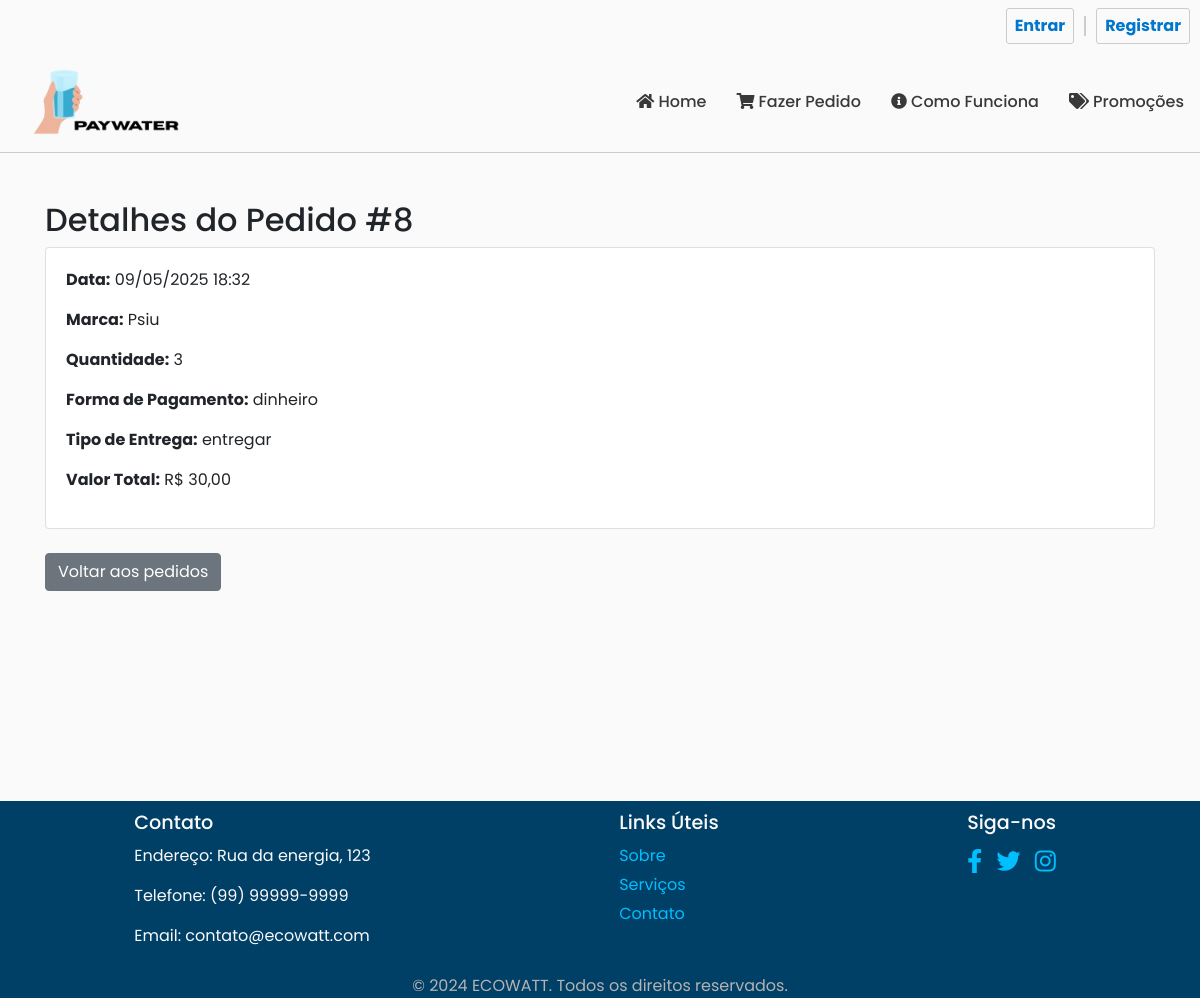
The page /user/pedido/8/ on the database its author committed.
### main_pages/models.py (models this page shows, shortened)
class Pedido(models.Model):
    usuario = models.ForeignKey(User, on_delete=models.CASCADE, related_name='pedidos')
    data_criacao = models.DateTimeField(auto_now_add=True)
    marca = models.CharField(max_length=20, choices=choice.MARCAS)
    quantidade = models.PositiveIntegerField()
    pagamento = models.CharField(max_length=20, choices=choice.PAGAMENTO)
    tipo_entrega = models.CharField(max_length=20, choices=choice.RETIRADA_ENTREGA)
    valor_total = models.DecimalField(max_digits=6, decimal_places=2, default=Decimal('0.00'))

### usuarios/views.py (the view)
# urls.py: path('pedido/<int:pedido_id>/', views.detalhes_pedido, name='detalhes_pedido'),
def detalhes_pedido(request, pedido_id):
    pedido = get_object_or_404(mainModels.Pedido, id=pedido_id)
    return render(request, 'detalhes_pedido.html', {'pedido': pedido})

### usuarios/templates/detalhes_pedido.html (shortened to what this page needs)
{% extends 'base.html' %}
{% load static %}
{% block link_extras %}
    <link rel="stylesheet" href="{% static 'css/user/perfil.css' %}">
{% endblock %}
{% block main %}
<div class="container mt-5">
    <h2>Detalhes do Pedido #{{ pedido.id }}</h2>
    <div class="card mb-4">
        <div class="card-body">
            <p><strong>Data:</strong> {{ pedido.data_criacao|date:"d/m/Y H:i" }}</p>
            <p><strong>Marca:</strong> {{ pedido.marca }}</p>
            <p><strong>Quantidade:</strong> {{ pedido.quantidade }}</p>
            <p><strong>Forma de Pagamento:</strong> {{ pedido.pagamento }}</p>
            <p><strong>Tipo de Entrega:</strong> {{ pedido.tipo_entrega }}</p>
            <p><strong>Valor Total:</strong> R$ {{ pedido.valor_total|floatformat:2 }}</p>
        </div>
    </div>
    <a href="{% url 'tabela_pedidos_cliente' %}" class="btn btn-secondary">Voltar aos pedidos</a>
</div>
{% endblock %}

### static/css/main_pages/base.css (style rules this page uses)
html, body { height: 100%; }
a { text-decoration: none; }
body { font-family: "Poppins", sans-serif; font-style: normal; background-color: var(--gray-light); margin: 0; padding: 0; }

### static/css/css-global.css (style rules this page uses)
:root { --blue-light: #a8d8f8; --blue-background: #4aaee8; --gray-light: #fafafa; --text-gray: #393939; --blue-button: #0077cc; --blue-button-hover: #3399ff; --purple-button: #5c67f2; --text-gray-light: #b3b3b3; --red-accent: rgb(214, 64, 64); --blue-medium-light: #66c2ff; --blue-dark: #005b99; --blue-very-dark: #003f66; --blue-accent: #00bfff; }

### rows shown on the page
Pedido: id "8", data_criacao "09/05/2025 18:32", marca "Psiu", quantidade "3", pagamento "dinheiro", tipo_entrega "entregar", valor_total "30,00"
